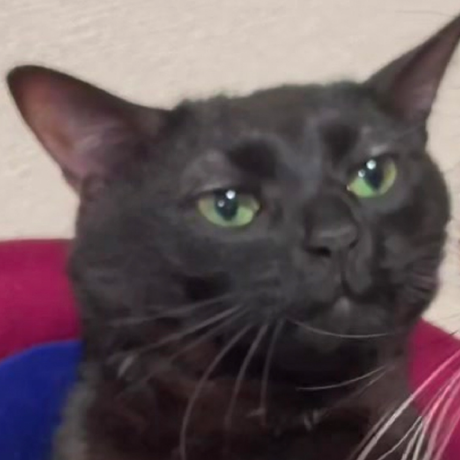
#> input picture ch05/images/img.png, 460 x 460 px
$ python 4.py
#> lines starting #> are read from the running program, lines starting #| are printed output that depends on the picture
import cv2 as cv

def contrast():
    src = cv.imread('images/img.png', cv.IMREAD_GRAYSCALE)
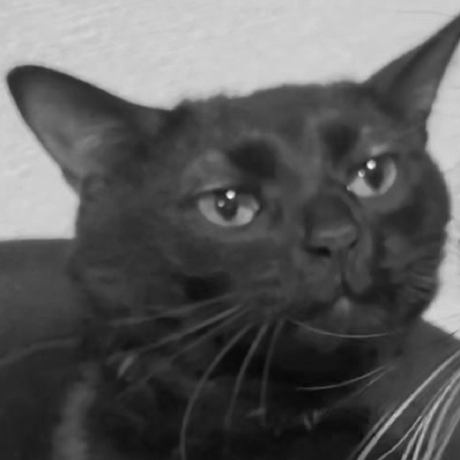
#> src: shape (460, 460); min 6, max 247, mean 90.7

    if src is None:
        print('Image load failed!')
        exit()

    # 명암비 조절을 위한 알파 값 (1.0을 기준으로 명암비를 변경할 수 있음)
    alpha = 0.5 # 명암비 조절 강

    # convertScaleAbs를 사용하여 이미지의 명암비를 조절
    dst = cv.convertScaleAbs(src=src, alpha=alpha + 1, beta=-128 * alpha)
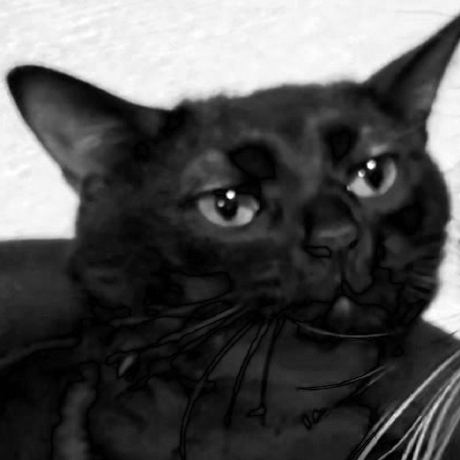
#> dst: shape (460, 460); min 0, max 255, mean 81.1

    cv.imshow('src', src)
    cv.imshow('dst', dst)
    cv.waitKey()
    cv.destroyAllWindows()

contrast()
